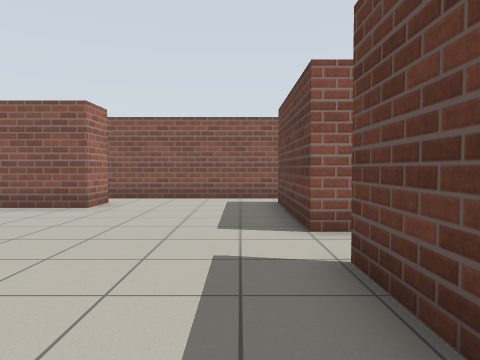
View 1 (above)

16 first-person views from a walk through a Gazebo world. The camera is 0.94 m above the floor, tilts 2° down and sees 70° across. The floor is counted in squares, 1 m on a side. Each view is taken from the middle of a square. On the plan, view 1 faces up. The plan holds only what a view shows up to about 12 squares ahead; the rest is blank.

View 2
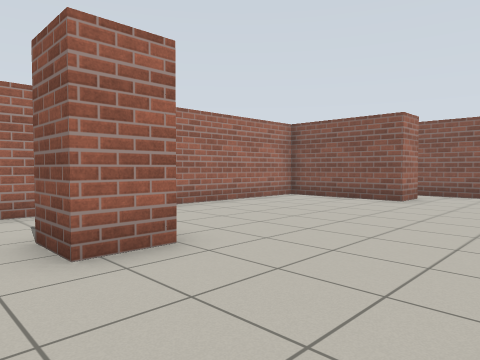

View 3
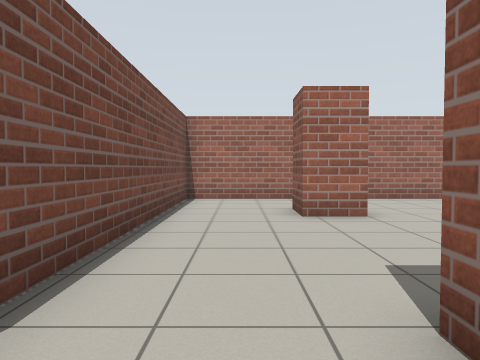

View 4
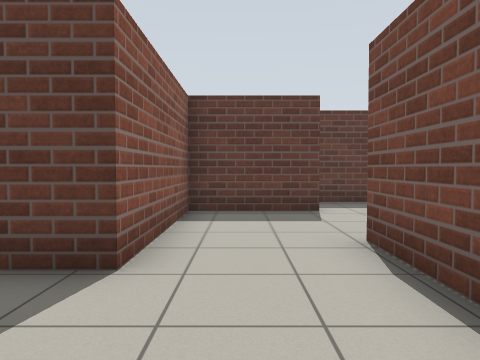

View 5
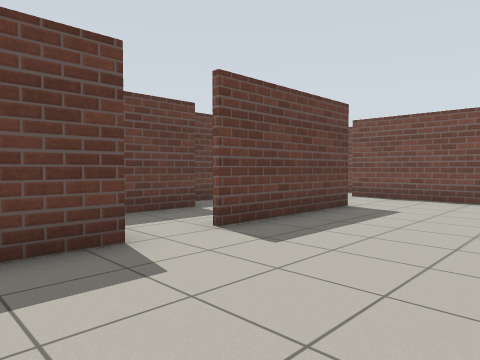

View 6
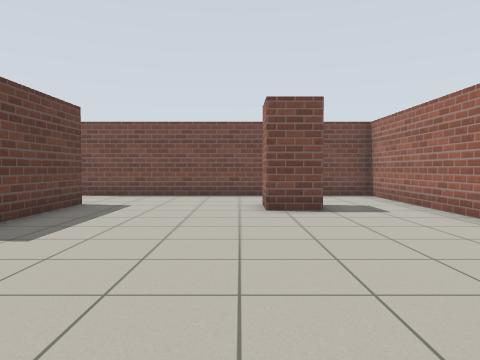

View 7
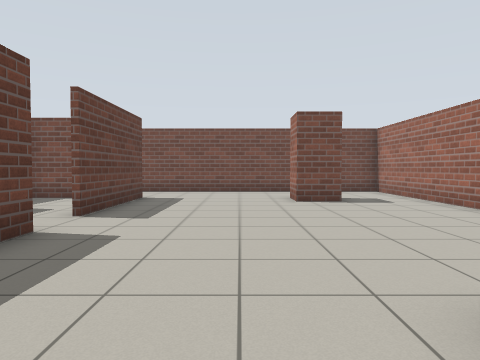

View 8
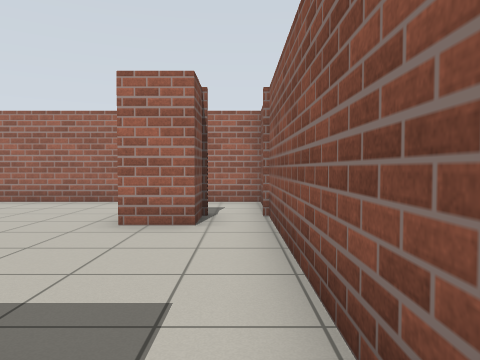

View 9
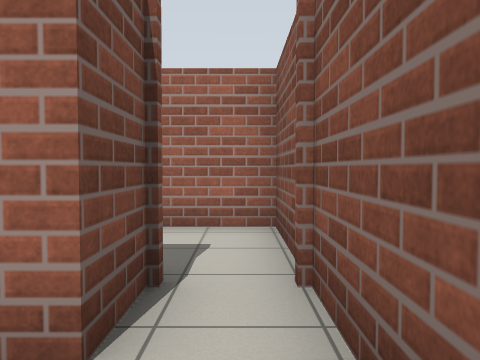

View 10
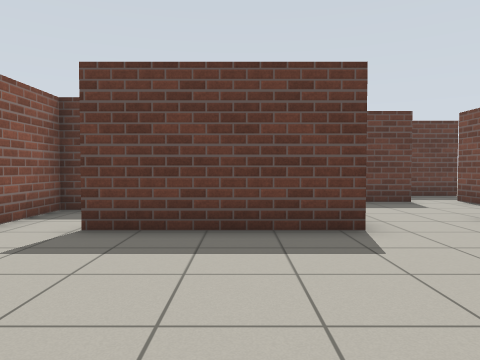

View 11
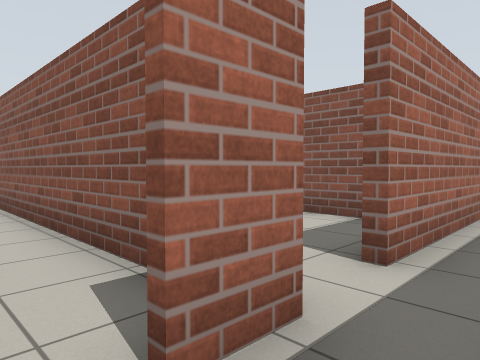

View 12
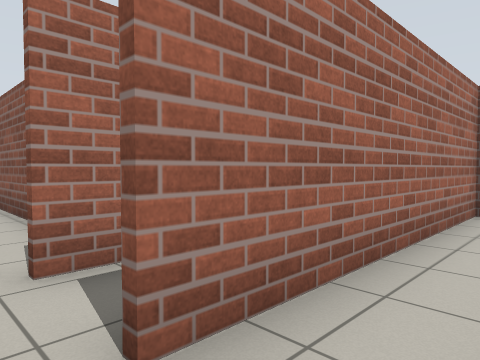

View 13
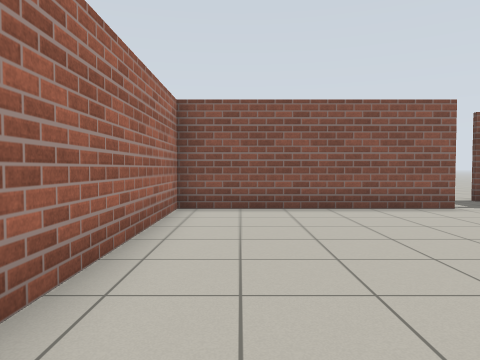

View 14
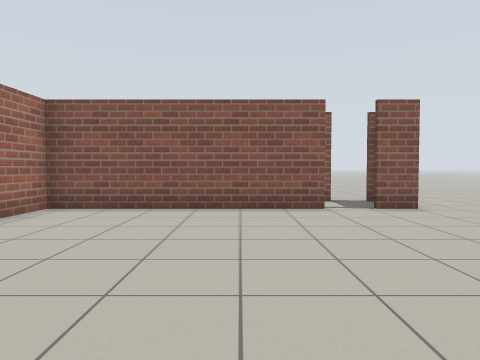

View 15
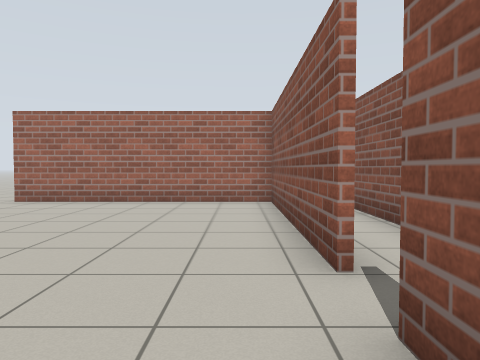

View 16
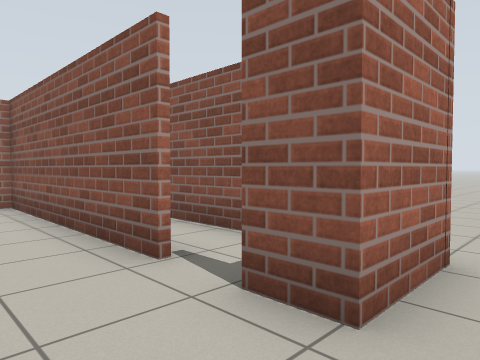

### Floor plan
Points are (right, up) in squares from view 1. A wall is a line through its corners. A room is listed if a view was taken in it or the views show most of it. See-through windows are left out.
Room 1 (views 1, 2, 3, 4, 5, 6, 7, 9, 10)
walls: (-4.9, 0.5) (-3.6, 0.5) (-3.6, -0.9) (-4.9, -0.9); (1.1, 5) (1.1, 9.4); (-7.4, 7.6) (-7.4, -3.6) (2.5, -3.6); (-3.6, 9.3) (-3.6, 8) (-7, 8); (1.2, 10.6) (-3.5, 10.6); (5.5, -3.7) (5.5, -0.9) (1.1, -0.9) (1.1, 3.4); (4.9, -5.2) (5.8, -5.2)
ways out: opening at (1.5, 10) to room 2; opening at (1, 4) to room 5; opening at (5, -4) to room 6; opening at (-4, 10) to room 7
Room 2 (view 8)
walls: (16.1, 2.9) (16.1, 0.9)
ways out: opening at (1.5, 10) to room 1; opening at (17, 1.5) to room 4; opening at (15, 2) to room 6
Room 3 (view 11)
walls: (4.2, -5.4) (-2.4, -5.4)
Room 4 (views 12, 13, 14, 15, 16)
walls: (14, 0.9) (7.6, 0.9) (7.6, -6.2); (16.1, 0.9) (15.1, 0.9)
ways out: opening at (17, 1.5) to room 2; gap at (14.5, 1) to room 6
Room 5 (no view inside)
walls: (3.6, 1.9) (3.6, 5) (1.1, 5); (4.7, 0.4) (4.7, 1.1); (3.2, -0.7) (4.5, -0.7)
ways out: opening at (1, 4) to room 1
Room 6 (no view inside)
walls: (5.8, 0.4) (5.8, -3.8); (14.6, 2.6) (9.1, 2.6); (7.4, -6.2) (7.4, -4.1)
ways out: opening at (5, -4) to room 1; opening at (15, 2) to room 2; gap at (14.5, 1) to room 4
Room 7 (no view inside)
walls: (-4.9, 9.3) (-3.6, 9.3); (-3.5, 10.6) (-7.4, 10.6) (-7.4, 8.7)
ways out: opening at (-4, 10) to room 1

Positions as (right, up) in squares from view 1, and headings:
1: (0, 0), facing up
2: (0, -2), facing up-left
3: (3, -2), facing left
4: (-2, -2), facing right
5: (-3, 7), facing down-right
6: (-3, 8), facing down
7: (-2, 10), facing down
8: (2, 10), facing left
9: (-2, 10), facing left
10: (-4, 1), facing right
11: (7, -7), facing up-left
12: (9, -7), facing up-left
13: (9, -7), facing up
14: (12, -7), facing up
15: (17, 0), facing left
16: (17, -1), facing up-left
